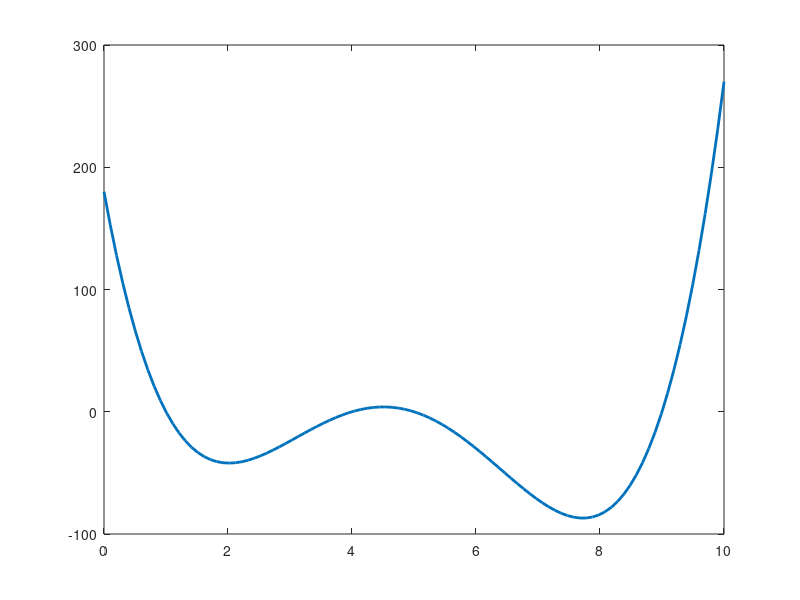

Here is the MATLAB script that generated this plot: (Note: this script raises an error after producing the figure.)
%Image synthese Opti 2
x=linspace(0,10);
y=(x-1).*(x-5).*(x-4).*(x-9); %1 5 4 9

pol=polyfit(x,y,4);
der=pol(1:4).*[4 3 2 1];
nab=der(1:3).*[3 2 1];



plot(x,y,'linewidth',2);hold on;

%on construit autour du point 8
%valeur
X0=6;
Y0=polyval(pol,X0);
%derive
Y0d=Polyval(der,X0);
%tangeante
tangx=[X0-3 X0 X0+3];
tangy=[Y0-3*Y0d Y0 Y0+3*Y0d];
plot(tangx,tangy,':r','linewidth',2);
%QUB
z=polyval(nab,linspace(0, 10, 10^4));
zabs=abs(z);
L=max(zabs);

Xz=linspace(X0-1,X0+1);
Z=Y0+Y0d*(Xz-X0)+L/2*abs(Xz-X0).^2;
plot(Xz,Z,'g','linewidth',2);
scatter(X0,Y0,500,'.k');